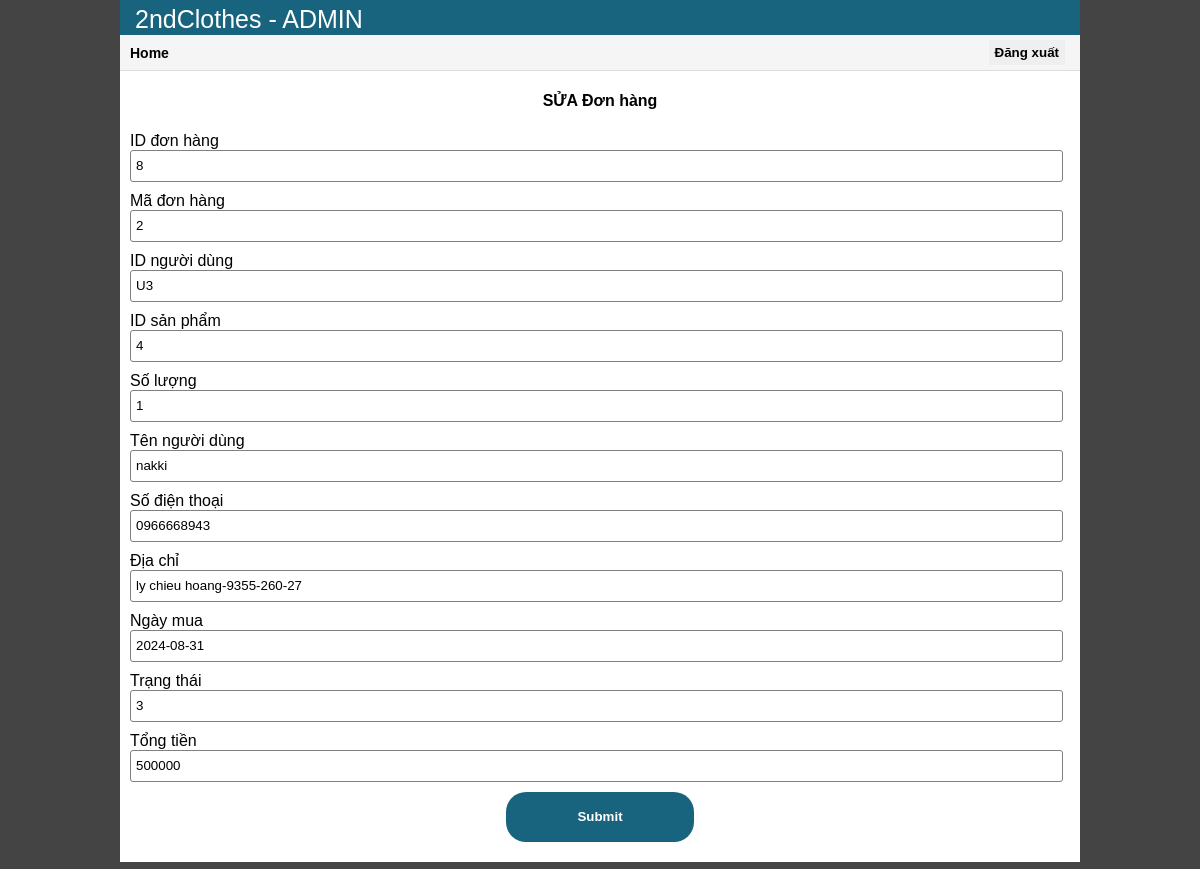
/admin/function/editBill.php?billID=8, run on the app's committed database.
### tables this page shows
CREATE TABLE `bill` (
  `billID` int(11) NOT NULL,
  `maBill` int(11) NOT NULL,
  `userID` varchar(11) NOT NULL,
  `productID` int(11) NOT NULL,
  `quantity` int(11) NOT NULL,
  `username` varchar(50) NOT NULL,
  `phone` varchar(50) NOT NULL,
  `useraddress` varchar(50) NOT NULL,
  `buytime` date NOT NULL,
  `billstate` int(1) NOT NULL,
  `total` float NOT NULL
);

### admin/function/functions.php (called while the page is built, shortened)
<?php
    require_once '../connectdb.php';
?>
<?php
    function getDetailBill($id){
        $sql = "SELECT * FROM bill WHERE billID = $id";
        global $conn;
        $kq = $conn->query($sql);
        if ($kq==null) return false;
        else return $kq->fetch();
    }

### admin/function/editBill.php (the view, shortened to what this page needs)
<?php
    require_once 'functions.php';
    $id = $_GET['billID'];
    settype($id, "int");
    $bill = getDetailBill($id);
?>
<!DOCTYPE html>
<html lang="en">
<head>
    <link rel="stylesheet" href="../css/style.css">
    <link href="../css/add_update.css" rel= "stylesheet" >
</head>
<body>
    <div class="container">
        <header>2ndClothes - ADMIN</header>
        <div class="menu">
            <a href="../index.php" class="home">Home</a>
            <form method="post" action="../login/logout.php">
                <input type="submit" name="logout" value="Đăng xuất">
            </form>
        </div>
        <div class="formContainer">
            <h4 class="formHeader">SỬA Đơn hàng</h4>
            <form action="" method="post">
                <div class="form-group">
                <label>ID đơn hàng</label> <input name="id" type="number" value="<?=$bill['billID']?>" class="form-control"/>
                </div>
                <div class="form-group">
                <label>Mã đơn hàng</label> <input name="code" type="number" value="<?=$bill['maBill']?>" class="form-control"/>
                </div>
                <div class="form-group">
                <label>ID người dùng</label> <input name="user" type="text" value="<?=$bill['userID']?>" class="form-control"/>
                </div>
                <div class="form-group">
                <label>ID sản phẩm</label> <input name="prod" type="number" value="<?=$bill['productID']?>" class="form-control"/>
                </div>
                <div class="form-group">
                <label>Số lượng</label> <input name="qtt" type="number" class="form-control" value="<?=$bill['quantity']?>" ></input>
                </div>
                <div class="form-group">
                <label>Tên người dùng</label> <input name="name" type="text" value="<?=$bill['username']?>" class="form-control"/>
                </div>
                <div class="form-group">
                <label>Số điện thoại</label> <input name="phone" type="text" value="<?=$bill['phone']?>" class="form-control"/>
                </div>
                <div class="form-group">
                <label>Địa chỉ</label> <input name="fullAddress" type="text" value="<?=$bill['useraddress']?>" class="form-control"/>
                </div>
                <div class="form-group">
                <label>Ngày mua</label> <input name="date" type="text" value="<?=$bill['buytime']?>" class="form-control"/>
                </div>
                <div class="form-group">
                <label>Trạng thái</label> <input name="state" type="number" value="<?=$bill['billstate']?>" class="form-control"/>
                </div>
                <div class="form-group">
                <label>Tổng tiền</label> <input name="total" type="number" value="<?=$bill['total']?>" class="form-control"/>
                </div>
                <div class="form-group">
                <input name="btn" type="submit" value="Submit" class="submit-button"/>
                </div>
            </form>
        </div>
    </div>
    </body>
</html>

### admin/css/style.css (style rules this page uses)
body { background-color: #444; margin: 0; font-family: Arial, Helvetica, sans-serif; }
* { text-decoration: none; }
.container { background-color: white; width: 80%; margin-left: 10%; height: 100%; }
header { max-width: 100%; height: 25px; padding: 5px 5px; background-color: #18647f; color: white; font-size: 25px; text-indent: 10px; }
.menu { max-width: 100%; height: 25px; padding: 5px 5px; font-size: 14px; background-color: #f5f5f5; border-bottom: 1px solid #ddd; }
.home { margin-left: 0px; display: inline-block; padding: 5px; color: black; font-weight: bold; }
.menu form { float:right; display: inline; padding: 0px 10px 6px 10px; height: 100%; }
.menu form input { border: none; height: 100%; font-weight: bold; }

### admin/css/add_update.css (style rules this page uses)
.formContainer { margin-bottom: 50px; }
h4 { text-align: center; }
.form-group { margin: 10px 10px 0px; }
.form-control { width:98%; padding: 5px; outline: none; border: 1px solid gray; border-radius: 3px; }
.submit-button { padding: 8px 30px; outline: none; border: none; border-radius: 20px; font-weight: bold; background-color: #18647f; color: white; cursor: pointer; width: 20%; height: 50px; margin-left: 40%; margin-bottom: 20px; }
form input { height: 20px; }

### data on the page
bill: id "8", code "2", user "U3", prod "4", qtt "1", name "nakki", phone "0966668943", fullAddress "ly chieu hoang-9355-260-27", date "2024-08-31", state "3", total "500000"
